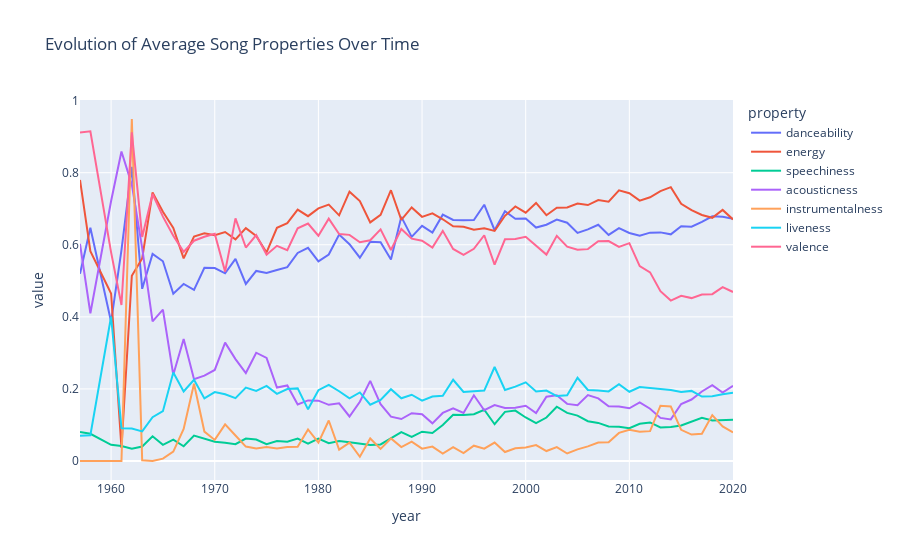

Notebook source saved alongside this figure:
### Code cell
fig = px.line(normalized_melted, x='year', y='value', color='property', title='Evolution of Average Song Properties Over Time')
fig.show()
